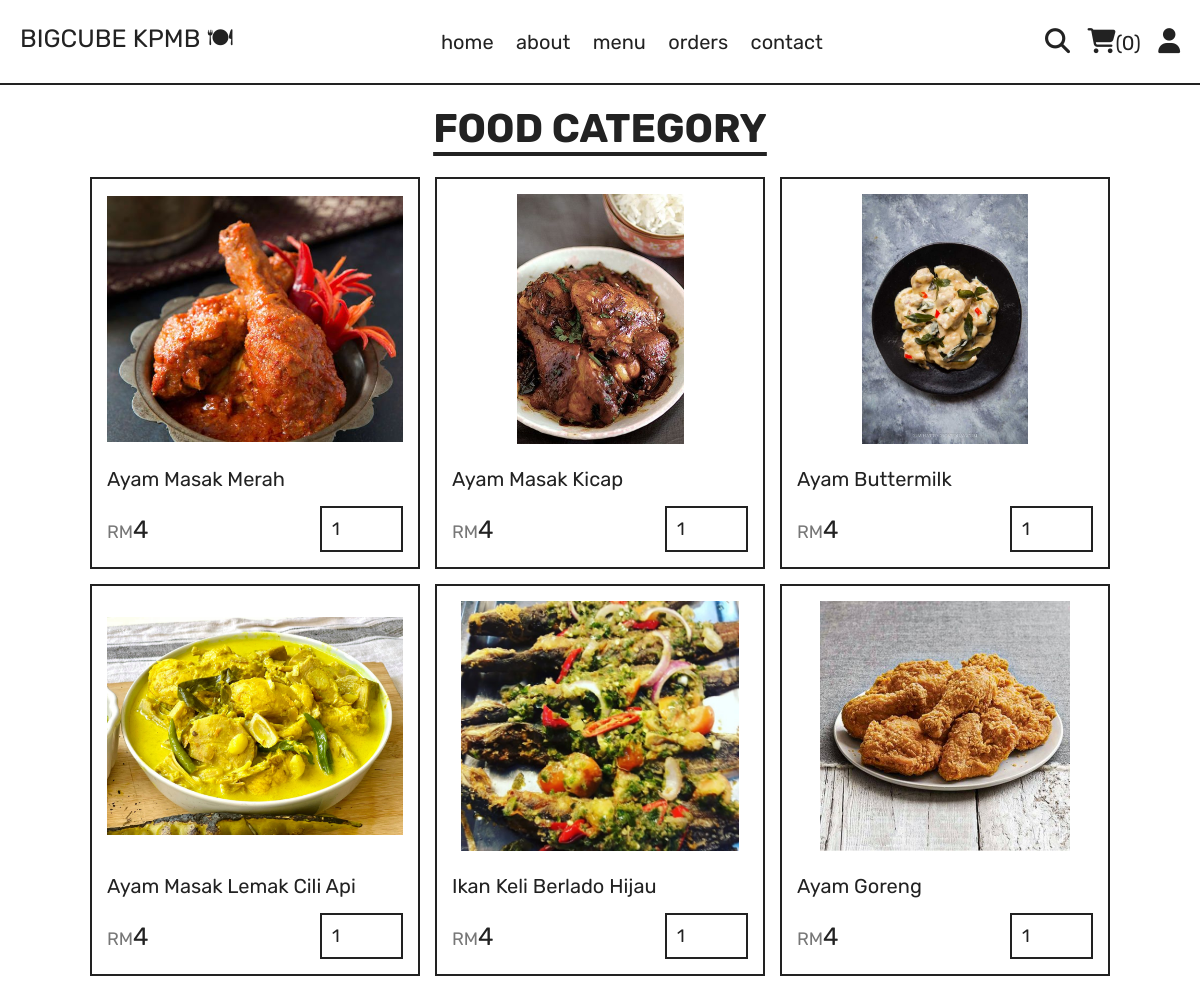
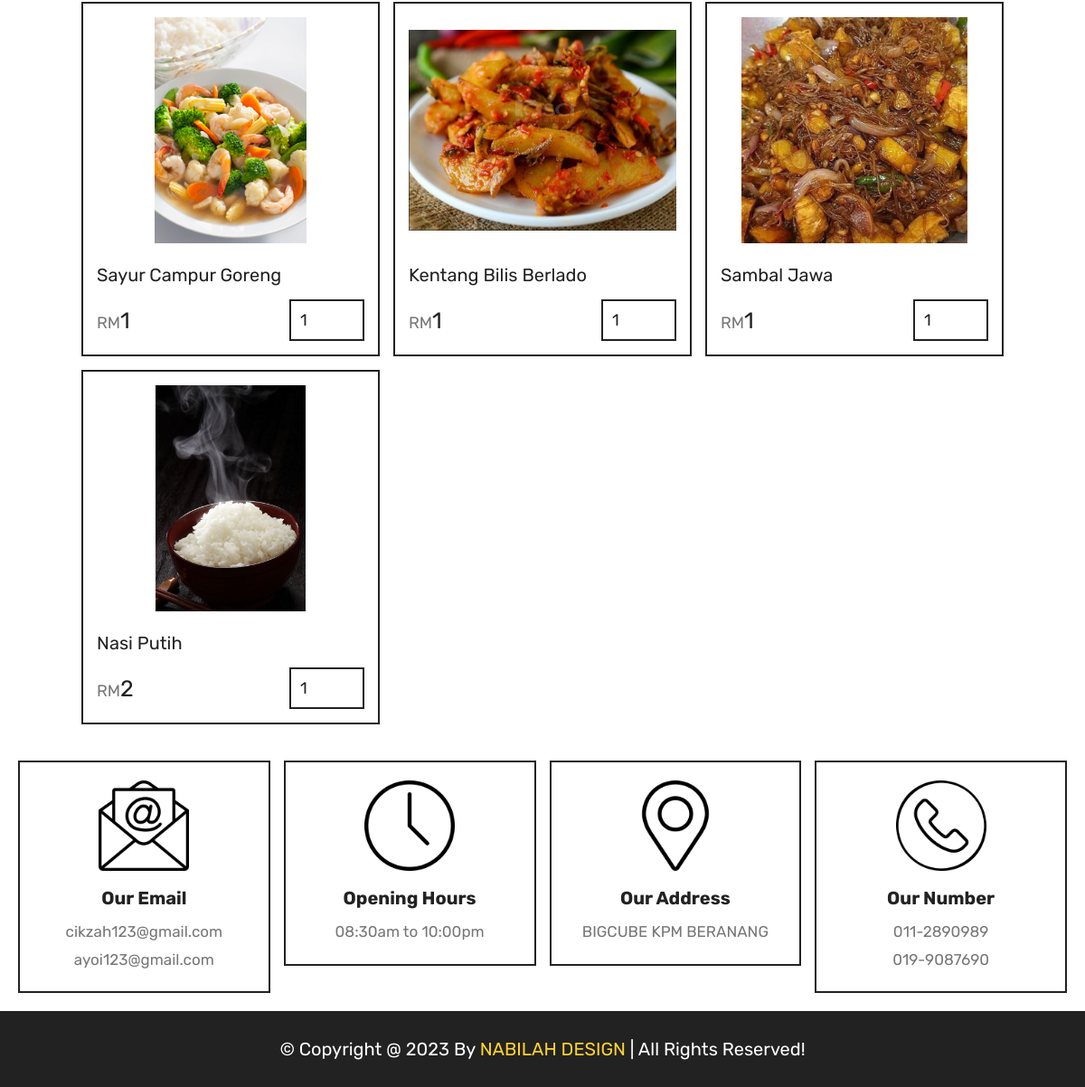
The app's page /category.php?category=main dish with its own data (2 pictures, top to bottom).
### tables this page shows
CREATE TABLE `products` (
  `id` int(100) NOT NULL,
  `name` varchar(100) NOT NULL,
  `category` varchar(100) NOT NULL,
  `price` int(10) NOT NULL,
  `image` varchar(100) NOT NULL
);

### category.php (the view, shortened to what this page needs)
<?php
include 'components/connect.php';
?>
<!DOCTYPE html>
<html lang="en">
<head>
   <link rel="stylesheet" href="https://cdnjs.cloudflare.com/ajax/libs/font-awesome/6.1.1/css/all.min.css">
   <link rel="stylesheet" href="css/style.css">
</head>
<body>
<?php include 'components/user_header.php'; ?>
<section class="products">
   <h1 class="title">food category</h1>
   <div class="box-container">
      <?php
         $category = $_GET['category'];
         $select_products = $conn->prepare("SELECT * FROM `products` WHERE category = ?");
         $select_products->execute([$category]);
         if($select_products->rowCount() > 0){
            while($fetch_products = $select_products->fetch(PDO::FETCH_ASSOC)){
      ?>
      <form action="" method="post" class="box">
         <img src="uploaded_img/<?= $fetch_products['image']; ?>" alt="">
         <div class="name"><?= $fetch_products['name']; ?></div>
         <div class="flex">
            <div class="price"><span>RM</span><?= $fetch_products['price']; ?></div>
            <input type="number" name="qty" class="qty" min="1" max="99" value="1" maxlength="2">
         </div>
      </form>
      <?php
            }
         }else{
            echo '<p class="empty">no products added yet!</p>';
         }
      ?>
   </div>
</section>
<?php include 'components/footer.php'; ?>
</body>
</html>

### css/style.css (style rules this page uses)
:root { --yellow:#fed330; --red:#e74c3c; --white:#fff; --black:#222; --light-color:#777; --border:.2rem solid var(--black); }
* { font-family: 'Rubik', sans-serif; margin:0; padding:0; box-sizing: border-box; outline: none; border: none; text-decoration: none; }
html { font-size: 62.5%; overflow-x: hidden; scroll-behavior: smooth; stop-opacity: 7rem; }
section { margin:0 auto; max-width: 1200px; padding:2rem; }
.title { text-align: center; margin-bottom: 2.5rem; font-size: 4rem; color:var(--black); text-transform: uppercase; text-decoration: underline; text-underline-offset: 1rem; }
.products .box-container { display: grid; grid-template-columns: repeat(auto-fit, 33rem); justify-content: center; align-items: flex-start; gap:1.5rem; }
.products .box-container .box { border:var(--border); padding:1.5rem; position: relative; overflow: hidden; }
.products .box-container .box img { height: 25rem; width: 100%; object-fit: contain; margin-bottom: 1rem; }
.products .box-container .box .name { font-size: 2rem; color:var(--black); margin:1rem 0; }
.products .box-container .box .flex { display: flex; align-items: center; gap:1rem; margin-top: 1.5rem; }
.products .box-container .box .flex .price { margin-right: auto; font-size: 2.5rem; color:var(--black); }
.products .box-container .box .flex .price span { color:var(--light-color); font-size: 1.8rem; }
.products .box-container .box .flex .qty { padding:1rem; border:var(--border); font-size: 1.8rem; color:var(--black); }

### records on screen
products: image (picture), name "Ayam Masak Merah", price "4"
products: image (picture), name "Ayam Masak Kicap", price "4"
products: image (picture), name "Ayam Buttermilk", price "4"
products: image (picture), name "Ayam Masak Lemak Cili Api", price "4"
products: image (picture), name "Ikan Keli Berlado Hijau", price "4"
products: image (picture), name "Ayam Goreng", price "4"
products: image (picture), name "Sayur Campur Goreng", price "1"
products: image (picture), name "Kentang Bilis Berlado", price "1"
products: image (picture), name "Sambal Jawa", price "1"
products: image (picture), name "Nasi Putih", price "2"

### other values on screen
$total_cart_items "0"
